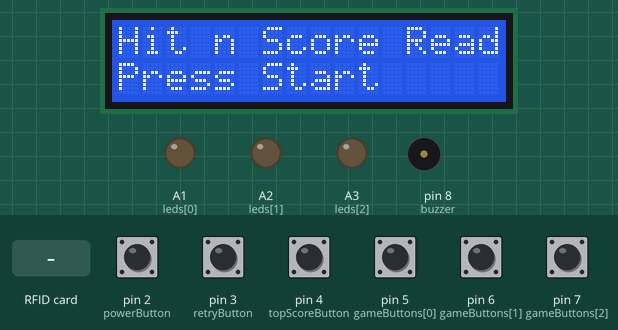
Simulated run of this sketch. Board: Arduino Uno, built with avr-gcc and run on an emulated ATmega328P. On the bench: 16×2 character LCD, output pins drawn as LEDs (lit = HIGH), buzzer (waves = sounding). The test bench sets the inputs (shaded band); at power-on: pin 2 (powerButton), pin 3 (retryButton), pin 4 (topScoreButton), pin 5 (gameButtons[0]), pin 6 (gameButtons[1]), pin 7 (gameButtons[2]) HIGH. Random numbers use the default seed unless the sketch sets one; pins used as bus, display or sensor lines are not drawn.

Above: at 1.3 s.
1.4 s: pin 2 (powerButton) pulled LOW for 1 s
At 3.0 s:
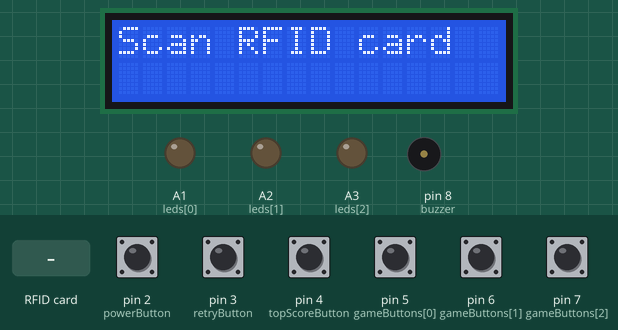
3.9 s: RFID card 5E 7A 19 C4 held to the reader
At 5.2 s:
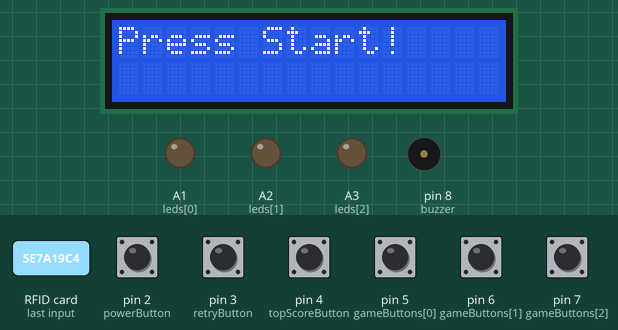
5.5 s: pin 2 (powerButton) pulled LOW for 0.15 s
At 7.4 s:
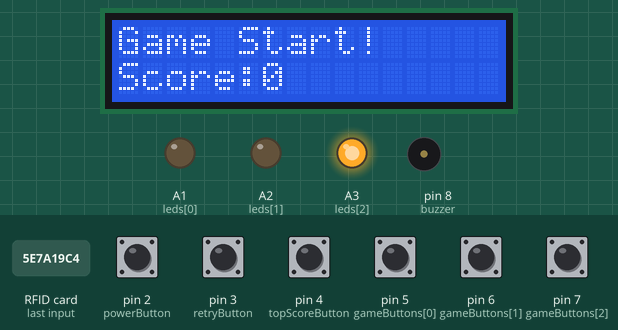
8.6 s: pin 4 (topScoreButton) pulled LOW for 0.15 s
At 9.4 s:
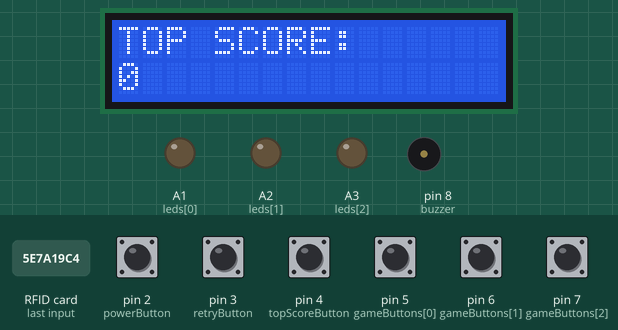
11.7 s: pin 4 (topScoreButton) pulled LOW for 1 s
At 14.5 s:
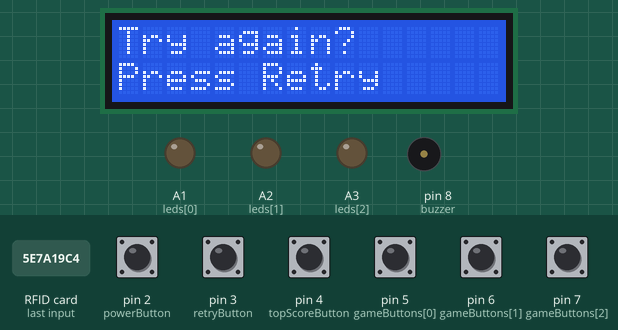
14.8 s: pin 3 (retryButton) pulled LOW for 0.15 s
At 15.7 s:
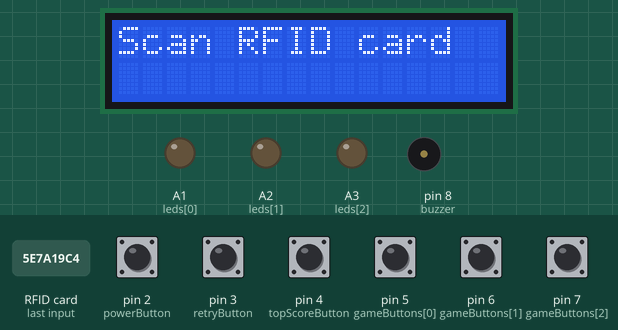
Timing chart, 0 to 17.5 s (numbered marks = the images above; inputs shaded):
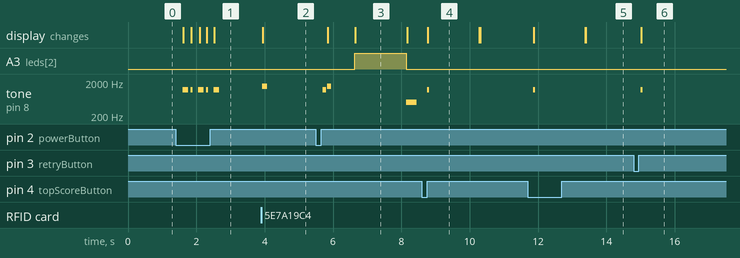

The sketch:

PROJECT.ino
```cpp
#include <SPI.h>
#include <MFRC522.h>
#include <Wire.h>
#include <LiquidCrystal_I2C.h>

#define SS_PIN 10
#define RST_PIN 9

MFRC522 rfid(SS_PIN, RST_PIN);
LiquidCrystal_I2C lcd(0x27,16,2);

// BUTTONS
int powerButton = 2;
int retryButton = 3;
int topScoreButton = 4;

int gameButtons[3] = {5,6,7};

// LEDS
int leds[3] = {A1, A2, A3};

// BUZZER
int buzzer = 8;

// SOUND SENSOR
int soundSensor = A0;
int soundThreshold = 500;

// GAME STATE
bool systemOn = false;
bool gameReady = false;
bool gameRunning = false;
bool gameOver = false;

int score = 0;
int topScore = 0;

unsigned long lastActionTime = 0;

// track last LED
int lastTarget = -1;

// ================= LED RESET =================
void turnOffAllLEDs(){
  for(int i=0; i<3; i++){
    digitalWrite(leds[i], LOW);
  }
}

// ================= BUZZER =================
void beep(int freq, int dur){
  tone(buzzer, freq, dur);
}

void clickSound(){
  beep(1200, 60);
}

void startSound(){
  beep(1200,100);
  delay(120);
  beep(1500,120);
}

void gameOverSound(){
  beep(500,300);
}

// ================= RESET =================
void resetSystem(){
  systemOn = false;
  gameReady = false;
  gameRunning = false;
  gameOver = false;
  score = 0;

  turnOffAllLEDs();

  lcd.clear();
  lcd.print("System OFF");
}

// ================= SETUP =================
void setup() {
  Serial.begin(9600);
  SPI.begin();
  rfid.PCD_Init();

  randomSeed(analogRead(A5));

  lcd.init();
  lcd.backlight();

  pinMode(powerButton, INPUT_PULLUP);
  pinMode(retryButton, INPUT_PULLUP);
  pinMode(topScoreButton, INPUT_PULLUP);

  for(int i=0;i<3;i++){
    pinMode(gameButtons[i], INPUT_PULLUP);
    pinMode(leds[i], OUTPUT);
    digitalWrite(leds[i], LOW);
  }

  pinMode(buzzer, OUTPUT);
  pinMode(soundSensor, INPUT);

  lcd.print("Hit n Score Ready!");
  lcd.setCursor(0,1);
  lcd.print("Press Start");
}

// ================= LOOP =================
void loop() {

  // POWER BUTTON
  if(digitalRead(powerButton) == LOW){
    delay(200);
    clickSound();

    if(systemOn){
      resetSystem();
      return;
    } else {
      systemOn = true;
      lcd.clear();
      lcd.print("Scan RFID card");
      beep(1200,150);
    }
  }

  if(!systemOn) return;

  // RFID
  if(!gameReady){
    if(rfid.PICC_IsNewCardPresent() && rfid.PICC_ReadCardSerial()){
      gameReady = true;

      beep(1500,150); // RFID SOUND

      lcd.clear();
      lcd.print("Press Start!");
    }
    return;
  }

  // TOP SCORE
  if(digitalRead(topScoreButton) == LOW){
    delay(150);
    clickSound();

    lcd.clear();
    lcd.print("TOP SCORE:");
    lcd.setCursor(0,1);
    lcd.print(topScore);

    delay(1500);

    lcd.clear();
    lcd.print("Ready");
    return;
  }

  // RETRY
  if(gameOver){
    lcd.setCursor(0,0);
    lcd.print("Try again?");
    lcd.setCursor(0,1);
    lcd.print("Press Retry");

    if(digitalRead(retryButton) == LOW){
      delay(200);
      clickSound();

      turnOffAllLEDs();

      gameOver = false;
      gameReady = false;
      score = 0;

      lcd.clear();
      lcd.print("Scan RFID card");
    }
    return;
  }

  // START GAME
  if(gameReady && !gameRunning){
    lcd.setCursor(0,0);
    lcd.print("Press Start!");

    if(digitalRead(powerButton) == LOW){
      delay(200);
      clickSound();

      gameRunning = true;
      score = 0;

      startSound();

      startGame();
    }
    return;
  }
}

// ================= GAME =================
void startGame(){

  lcd.clear();
  lcd.print("Game Start!");
  delay(800);

  while(gameRunning){

    int speed = 1500 - (score * 20);

    // 🔥 DOUBLE SPEED when score >= 20
    if(score >= 20){
      speed = speed / 2;
    }

    if(speed < 200) speed = 200;

    int target;
    do {
      target = random(0,3);
    } while(target == lastTarget);

    lastTarget = target;

    turnOffAllLEDs();
    digitalWrite(leds[target], HIGH);

    lcd.setCursor(0,1);
    lcd.print("Score:");
    lcd.print(score);
    lcd.print("   ");

    lastActionTime = millis();
    bool hit = false;

    while(millis() - lastActionTime < speed){

      // STOP GAME
      if(digitalRead(powerButton) == LOW){
        delay(200);
        clickSound();

        turnOffAllLEDs();

        gameRunning = false;
        gameOver = true;

        gameOverSound();
        return;
      }

      // WRONG BUTTON
      for(int i=0;i<3;i++){
        if(i != target && digitalRead(gameButtons[i]) == LOW){
          delay(30);

          if(digitalRead(gameButtons[i]) == LOW){

            clickSound();

            lcd.clear();
            lcd.print("WRONG BUTTON!");

            beep(400,200);
            delay(500);

            turnOffAllLEDs();

            gameRunning = false;
            gameOver = true;

            gameOverSound();
            return;
          }
        }
      }

      // CORRECT BUTTON
      if(digitalRead(gameButtons[target]) == LOW){
        delay(50);

        if(digitalRead(gameButtons[target]) == LOW){

          clickSound();

          int soundValue = analogRead(soundSensor);

          if(soundValue > soundThreshold){
            beep(1400,50);
          } else {
            beep(1000,80);
          }

          score++;

          if(score > topScore){
            topScore = score;
          }

          hit = true;

          while(digitalRead(gameButtons[target]) == LOW);

          turnOffAllLEDs();
          break;
        }
      }
    }

    turnOffAllLEDs();

    // MISS
    if(!hit){
      gameRunning = false;
      gameOver = true;

      gameOverSound();
      return;
    }
  }
}
```

Measured:
- after the input at 1.4 s, tone on pin 8 (buzzer): silent → 1200 Hz after 0.20 s, then repeats every 0.45 s: silent 0.08 s, 1200 Hz 0.06 s, silent 0.15 s, 1200 Hz 0.17 s, until it stays silent from 2.7 s; the display: changes after 0.22 s (image 1)
- after the input at 3.9 s, tone on pin 8 (buzzer): silent → 1500 Hz at once, → silent 0.15 s later; the display: changes at once (image 2)
- after the input at 5.5 s, A3 (leds[2]): LOW → HIGH after 1.1 s, → LOW 1.5 s later; tone on pin 8 (buzzer): plays 1200 Hz for 0.10 s, 1500 Hz for 0.12 s, 500 Hz for 0.30 s, starting after 0.21 s; the display: first changes after 0.34 s (image 3 shows a later state)
- after the input at 8.6 s, tone on pin 8 (buzzer): silent → 1200 Hz after 0.16 s, → silent 0.06 s later; the display: changes after 0.17 s (image 4)
- after the input at 11.7 s, tone on pin 8 (buzzer): silent → 1200 Hz after 0.16 s, → silent 0.06 s later; the display: first changes after 0.17 s (image 5 shows a later state)
- after the input at 14.8 s, tone on pin 8 (buzzer): silent → 1200 Hz after 0.20 s, → silent 0.06 s later; the display: changes after 0.22 s (image 6)
- what the display in image 3 shows lasts 1.6 s, from 6.6 s to 8.2 s
